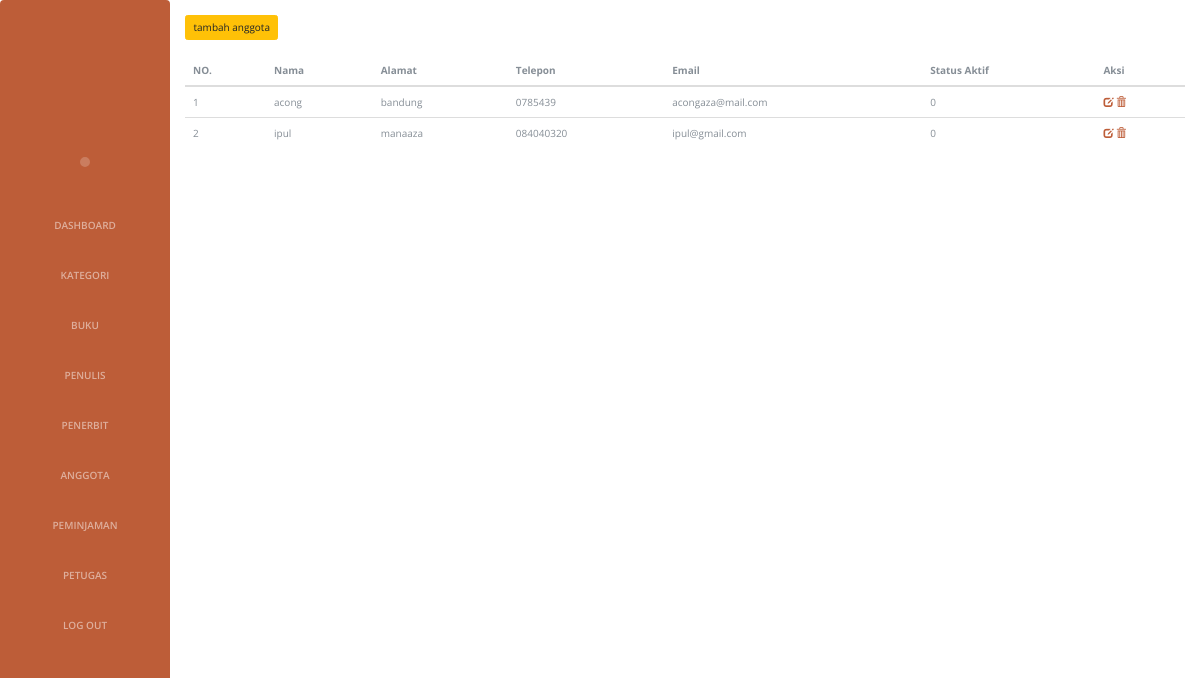
Screenshot of /perpustakaan/anggota.php with the database file from the repository.
### tables this page shows
CREATE TABLE `anggota` (
  `id` int(11) NOT NULL,
  `nama` varchar(255) NOT NULL,
  `alamat` varchar(255) DEFAULT NULL,
  `telepon` varchar(50) DEFAULT NULL,
  `email` varchar(50) DEFAULT NULL,
  `status_aktif` int(11) DEFAULT '0'
);

### perpustakaan/anggota.php (the view, shortened to what this page needs)
<!DOCTYPE html>
<html>
<head>
  <link rel="stylesheet" href="https://maxcdn.bootstrapcdn.com/bootstrap/3.3.7/css/bootstrap.min.css">
  <link rel="stylesheet" href="https://cdnjs.cloudflare.com/ajax/libs/font-awesome/4.7.0/css/font-awesome.min.css">
    <link href="vendor/bootstrap/css/bootstrap.min.css" rel="stylesheet">
    <link href="vendor/font-awesome/css/font-awesome.min.css" rel="stylesheet">
    <link href="vendor/devicons/css/devicons.min.css" rel="stylesheet">
    <link href="vendor/simple-line-icons/css/simple-line-icons.css" rel="stylesheet">
    <link href="css/resume.min.css" rel="stylesheet">
</head>
<body id="page-top">
	<div class="container">
  <nav class="navbar navbar-expand-lg navbar-dark bg-primary fixed-top" id="sideNav">
      <a class="navbar-brand js-scroll-trigger" href="#page-top">
        <span class="d-none d-lg-block">
          <img class="img-fluid img-profile rounded-circle mx-auto mb-2" src="img/woman.jpg" alt="">
        </span>
      </a>
      <div class="collapse navbar-collapse" id="navbarSupportedContent">
        <ul class="navbar-nav">
           <li class="nav-item">
            <a class="nav-link js-scroll-trigger" href="home.html">Dashboard</a>
          </li>
          <li class="nav-item">
            <a class="nav-link js-scroll-trigger" href="kategori.php">Kategori</a>
          </li>
          <li class="nav-item">
            <a class="nav-link js-scroll-trigger" href="buku.php">Buku</a>
          </li>
          <li class="nav-item">
            <a class="nav-link js-scroll-trigger" href="penulis.php">Penulis</a>
          </li>
          <li class="nav-item">
            <a class="nav-link js-scroll-trigger" href="penerbit.php">Penerbit</a>
          </li>
          <li class="nav-item">
            <a class="nav-link js-scroll-trigger" href="anggota.php">Anggota</a>
          </li>
          <li class="nav-item">
            <a class="nav-link js-scroll-trigger" href="#awards">Peminjaman</a>
          </li>
          <li class="nav-item">
            <a class="nav-link js-scroll-trigger" href="#awards">Petugas</a>
          </li>
           <li class="nav-item">
            <a class="nav-link js-scroll-trigger" href="#awards">Log out</a>
          </li>
        </ul>
      </div>
    </nav>
	<br/>
	<a href="tambah_anggota.php"><button type="button" class="btn btn-warning">tambah anggota</button></a>
	<br/>
	<br/>
	<table class="table table-hover"
		<thead>
		<tr>
			<th>NO.</th>
			<th>Nama</th>
			<th>Alamat</th>
			<th>Telepon</th>
			<th>Email</th>
			<th>Status Aktif</th>
			<th>Aksi</th>
		</tr>
		<?php
		include 'connect.php';
		$no = 1;
		$data = mysqli_query($koneksi,"select * from anggota ");
		while($d = mysqli_fetch_array($data)){
			?>
			<tr>
				<td><?php echo $no++; ?></td>
				<td><?php echo $d['nama']; ?></td>
				<td><?php echo $d['alamat']; ?></td>
				<td><?php echo $d['telepon']; ?></td>
				<td><?php echo $d['email']; ?></td>
				<td><?php echo $d['status_aktif']; ?></td>
					<td><a href="edit_anggota.php?id=<?php echo $d['id']; ?>"><span class="glyphicon glyphicon-edit"></span></a>
					   <a href="hapus_anggota.php?id=<?php echo $d['id']; ?>"onclick="return confirm('Data akan di hapus?');""><span class="glyphicon glyphicon-trash"></span></a>
				</td>
			</tr>
			<?php
		}
		?>
</thead>
	</table>
</body>
</html>

### rows the page displays
anggota: nama "acong", alamat "bandung", telepon "0785439", email "acongaza@mail.com", status_aktif "0"
anggota: nama "ipul", alamat "manaaza", telepon "084040320", email "ipul@gmail.com", status_aktif "0"
